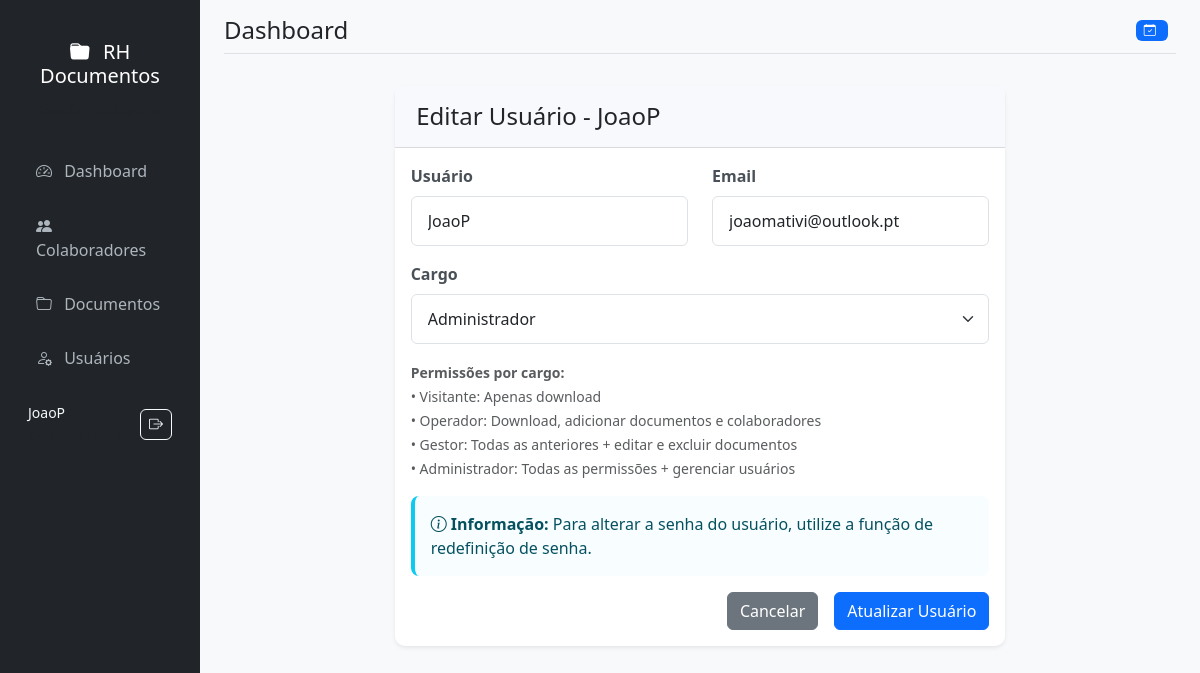
The app's page /usuario/editar/2 (signed in) with its own data.
### models.py (models this page shows, shortened)
class User(UserMixin, db.Model):
    id = db.Column(db.Integer, primary_key=True)
    username = db.Column(db.String(80), unique=True, nullable=False)
    email = db.Column(db.String(120), unique=True, nullable=False)
    password_hash = db.Column(db.String(120), nullable=False)
    role = db.Column(db.String(20), nullable=False, default='visitante')
    created_at = db.Column(db.DateTime, default=datetime.utcnow)
    def has_permission(self, permission):
        roles_permissions = {
            'visitante': ['download'],
            'operador': ['download', 'add_documento', 'add_colaborador', 'renovar_documento'],
            'gestor': ['download', 'add_documento', 'add_colaborador', 'renovar_documento', 'edit_documento', 'delete_documento'],
            'administrador': ['download', 'add_documento', 'add_colaborador', 'renovar_documento', 'edit_documento', 'delete_documento', 'add_usuario']
        }
        return permission in roles_permissions.get(self.role, [])

### app.py (the view, shortened to what this page needs)
@app.route('/usuario/editar/<int:usuario_id>', methods=['GET', 'POST'])
@login_required
def editar_usuario(usuario_id):
    if current_user.role != 'administrador':
        flash('Acesso não autorizado', 'warning')
        return redirect(url_for('dashboard'))
    usuario = User.query.get_or_404(usuario_id)
    form = EditarUsuarioForm(obj=usuario)
    return render_template('editar_usuario.html', form=form, usuario=usuario)

### forms.py
class EditarUsuarioForm(FlaskForm):
    username = StringField('Usuário', validators=[DataRequired(), Length(max=80)])
    email = StringField('Email', validators=[DataRequired(), Email()])
    role = SelectField('Cargo', choices=[
        ('visitante', 'Visitante'),
        ('operador', 'Operador'),
        ('gestor', 'Gestor'),
        ('administrador', 'Administrador')
    ], validators=[DataRequired()])
    submit = SubmitField('Atualizar Usuário')

### app.py (called while the page is built)
@login_manager.user_loader
def load_user(user_id):
    return User.query.get(int(user_id))

@app.teardown_appcontext
def shutdown_session(exception=None):
    db.session.remove()

### templates/editar_usuario.html (shortened to what this page needs)
{% extends "base.html" %}
{% block content %}
<div class="row justify-content-center">
    <div class="col-md-8">
        <div class="card">
            <div class="card-header">
                <h4 class="mb-0">Editar Usuário - {{ usuario.username }}</h4>
            </div>
            <div class="card-body">
                <form method="POST">
                    <div class="row">
                        <div class="col-md-6 mb-3">
                            {{ form.username.label(class="form-label") }}
                            {{ form.username(class="form-control") }}
                        </div>
                        <div class="col-md-6 mb-3">
                            {{ form.email.label(class="form-label") }}
                            {{ form.email(class="form-control") }}
                        </div>
                    </div>
                    <div class="row">
                        <div class="col-md-12 mb-3">
                            {{ form.role.label(class="form-label") }}
                            {{ form.role(class="form-select") }}
                        </div>
                    </div>
                    <div class="mb-3">
                        <small class="text-muted">
                            <strong>Permissões por cargo:</strong><br>
                            • Visitante: Apenas download<br>
                            • Operador: Download, adicionar documentos e colaboradores<br>
                            • Gestor: Todas as anteriores + editar e excluir documentos<br>
                            • Administrador: Todas as permissões + gerenciar usuários
                        </small>
                    </div>
                    <div class="alert alert-info">
                        <i class="bi bi-info-circle"></i>
                        <strong>Informação:</strong> Para alterar a senha do usuário, utilize a função de redefinição de senha.
                    </div>
                    <div class="d-grid gap-2 d-md-flex justify-content-md-end">
                        <a href="{{ url_for('usuarios') }}" class="btn btn-secondary me-md-2">Cancelar</a>
                        {{ form.submit(class="btn btn-primary") }}
                    </div>
                </form>
            </div>
        </div>
    </div>
</div>
{% endblock %}

### templates/base.html (shortened to what this page needs)
<!DOCTYPE html>
<html lang="pt-br" data-bs-theme="light">
<head>
    <link href="https://cdn.jsdelivr.net/npm/bootstrap@5.3.2/dist/css/bootstrap.min.css" rel="stylesheet">
    <link href="https://cdn.jsdelivr.net/npm/bootstrap-icons@1.11.1/font/bootstrap-icons.css" rel="stylesheet">
    <link href="{{ url_for('static', filename='style.css') }}" rel="stylesheet">
</head>
<body>
    <div class="container-fluid">
        <div class="row">
            <nav id="sidebar" class="col-md-3 col-lg-2 d-md-block bg-dark sidebar collapse">
                <div class="position-sticky pt-3">
                    <div class="sidebar-header text-center py-4">
                        <h5 class="text-white">
                            <i class="bi bi-folder-fill me-2"></i>
                            RH Documentos
                        </h5>
                        <small class="text-muted">Gestão Inteligente</small>
                    </div>
                    <ul class="nav flex-column">
                        <li class="nav-item">
                            <a class="nav-link {% if request.endpoint == 'dashboard' %}active{% endif %}"
                               href="{{ url_for('dashboard') }}">
                                <i class="bi bi-speedometer2 me-2"></i>
                                Dashboard
                            </a>
                        </li>
                        {% if current_user.has_permission('add_colaborador') %}
                        <li class="nav-item">
                            <a class="nav-link {% if request.endpoint == 'colaboradores' or request.endpoint == 'novo_colaborador' or request.endpoint == 'editar_colaborador' %}active{% endif %}"
                               href="{{ url_for('colaboradores') }}">
                                <i class="bi bi-people-fill me-2"></i>
                                Colaboradores
                            </a>
                        </li>
                        {% endif %}
                        {% if current_user.has_permission('download') %}
                        <li class="nav-item">
                            <a class="nav-link {% if request.endpoint == 'documentos' or request.endpoint == 'documentos_colaborador' or request.endpoint == 'novo_documento' %}active{% endif %}"
                               href="{{ url_for('documentos') }}">
                                <i class="bi bi-folder me-2"></i>
                                Documentos
                            </a>
                        </li>
                        {% endif %}
                        {% if current_user.role == 'administrador' %}
                        <li class="nav-item">
                            <a class="nav-link {% if request.endpoint == 'usuarios' or request.endpoint == 'novo_usuario' %}active{% endif %}"
                               href="{{ url_for('usuarios') }}">
                                <i class="bi bi-person-gear me-2"></i>
                                Usuários
                            </a>
                        </li>
                        {% endif %}
                    </ul>
                    <div class="sidebar-footer mt-auto p-3">
                        <div class="d-flex align-items-center text-light">
                            <div class="flex-grow-1">
                                <small class="d-block">{{ current_user.username }}</small>
                                <small class="text-muted text-capitalize">{{ current_user.role }}</small>
                            </div>
                            <a href="{{ url_for('logout') }}" class="btn btn-outline-light btn-sm"
                               title="Sair">
                                <i class="bi bi-box-arrow-right"></i>
                            </a>
                        </div>
                    </div>
                </div>
            </nav>
            <main class="col-md-9 ms-sm-auto col-lg-10 px-md-4 main-content">
                <div class="d-flex justify-content-between flex-wrap flex-md-nowrap align-items-center pt-3 pb-2 mb-3 border-bottom">
                    <div class="d-flex align-items-center">
                        <h1 class="h4 mb-0">{% block page_title %}Dashboard{% endblock %}</h1>
                    </div>
                    <div class="btn-toolbar">
                        <div class="btn-group me-2">
                            <span class="badge bg-primary">
                                <i class="bi bi-calendar-check me-1"></i>
                            </span>
                        </div>
                    </div>
                </div>
                <div class="container-fluid py-3">
                    {% block content %}{% endblock %}
                </div>
            </main>
        </div>
    </div>
</body>
</html>

### static/style.css (style rules this page uses)
body { background-color: #f8f9fa; font-family: 'Segoe UI', Tahoma, Geneva, Verdana, sans-serif; }
.card { border: none; box-shadow: 0 0.125rem 0.25rem rgba(0, 0, 0, 0.075); margin-bottom: 1.5rem; border-radius: 10px; }
.card-header { border-bottom: 1px solid #e3e6f0; background-color: #f8f9fc; font-weight: 600; padding: 1rem 1.35rem; }
.badge { font-size: 0.75em; padding: 0.35em 0.65em; }
.btn { border-radius: 0.35rem; font-weight: 500; }
.btn-sm { padding: 0.25rem 0.5rem; font-size: 0.875rem; }
.alert { border: none; border-radius: 0.5rem; border-left: 4px solid; }
.alert-info { border-left-color: #36b9cc; background-color: #f8f9fc; }
.form-control, .form-select { border-radius: 0.35rem; border: 1px solid #d1d3e2; padding: 0.75rem 1rem; }
.form-label { font-weight: 600; color: #5a5c69; margin-bottom: 0.5rem; }
.sidebar { min-height: 100vh; box-shadow: 0 0 10px rgba(0, 0, 0, 0.1); transition: all 0.3s; }
.sidebar .nav-link { color: #adb5bd; padding: 0.75rem 1rem; margin: 0.2rem 0.5rem; border-radius: 0.375rem; transition: all 0.3s; }
.sidebar .nav-link i { width: 20px; text-align: center; }
.main-content { background-color: #f8f9fa; min-height: 100vh; }
.card { border: none; box-shadow: 0 0.125rem 0.25rem rgba(0, 0, 0, 0.075); transition: box-shadow 0.3s ease; }
.card-header { border-bottom: 1px solid rgba(0, 0, 0, 0.125); font-weight: 600; }
.btn { border-radius: 0.375rem; font-weight: 500; transition: all 0.3s ease; }
.badge { font-weight: 500; letter-spacing: 0.5px; }
.alert-info { border-left-color: #0dcaf0; background-color: #f8fdff; }
.form-control, .form-select { border-radius: 0.375rem; border: 1px solid #dee2e6; transition: all 0.3s ease; }
.form-label { font-weight: 600; color: #495057; margin-bottom: 0.5rem; }

### records on screen
User: username "JoaoP", email "joaomativi@outlook.pt", role "Administrador"
